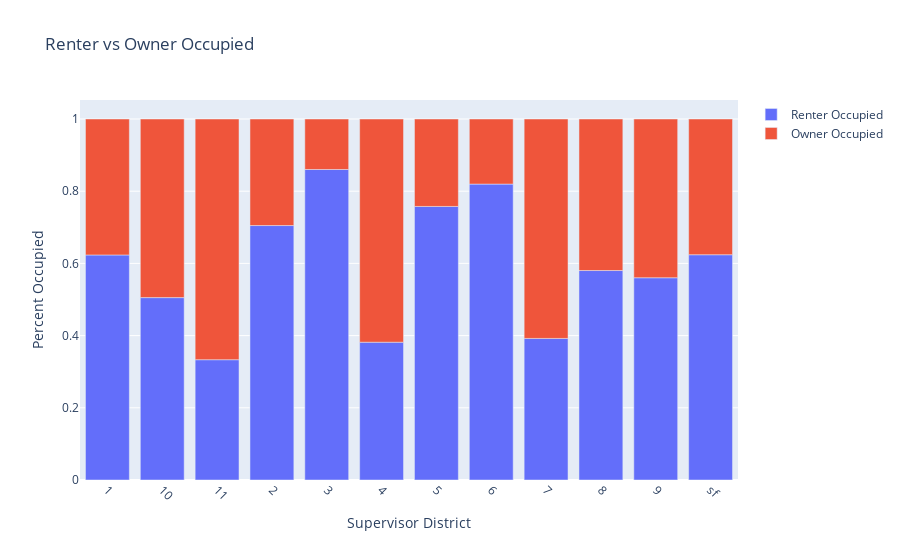

The code cell stored with this chart in its notebook:
### Code cell
melted = pd.melt(df_all_calcs_tp, id_vars=geo_summary_variable, value_vars=['Renter Occupied', 'Owner Occupied'])

fig2 = px.bar(melted, x=geo_summary_variable, y="value", color=0, title="Renter vs Owner Occupied", labels={
                     "value": "Percent Occupied",
                     '0': ""
                 },)

fig2.update_xaxes(tickangle=45)
fig2.show()

### Figure 1 — Plotly figure (JSON) as saved in the notebook; plotly's stock layout.template omitted (floating-point values rounded to 4 significant figures)
{"data": [{"alignmentgroup": "True", "hovertemplate": "=Renter Occupied<br>Supervisor District=%{x}<br>Percent Occupied=%{y}<extra></extra>", "legendgroup": "Renter Occupied", "marker": {"color": "#636efa"}, "name": "Renter Occupied", "offsetgroup": "Renter Occupied", "orientation": "v", "showlegend": true, "textposition": "auto", "type": "bar", "x": ["1", "10", "11", "2", "3", "4", "5", "6", "7", "8", "9", "sf"], "xaxis": "x", "y": [0.6234, 0.5052, 0.3333, 0.7049, 0.8601, 0.3817, 0.7578, 0.8197, 0.3922, 0.5803, 0.5603, 0.624], "yaxis": "y"}, {"alignmentgroup": "True", "hovertemplate": "=Owner Occupied<br>Supervisor District=%{x}<br>Percent Occupied=%{y}<extra></extra>", "legendgroup": "Owner Occupied", "marker": {"color": "#EF553B"}, "name": "Owner Occupied", "offsetgroup": "Owner Occupied", "orientation": "v", "showlegend": true, "textposition": "auto", "type": "bar", "x": ["1", "10", "11", "2", "3", "4", "5", "6", "7", "8", "9", "sf"], "xaxis": "x", "y": [0.3766, 0.4948, 0.6667, 0.2951, 0.1399, 0.6183, 0.2422, 0.1803, 0.6078, 0.4197, 0.4397, 0.376], "yaxis": "y"}], "layout": {"barmode": "relative", "legend": {"title": {"text": ""}, "tracegroupgap": 0}, "title": {"text": "Renter vs Owner Occupied"}, "xaxis": {"anchor": "y", "domain": [0, 1], "tickangle": 45, "title": {"text": "Supervisor District"}}, "yaxis": {"anchor": "x", "domain": [0, 1], "title": {"text": "Percent Occupied"}}}}
